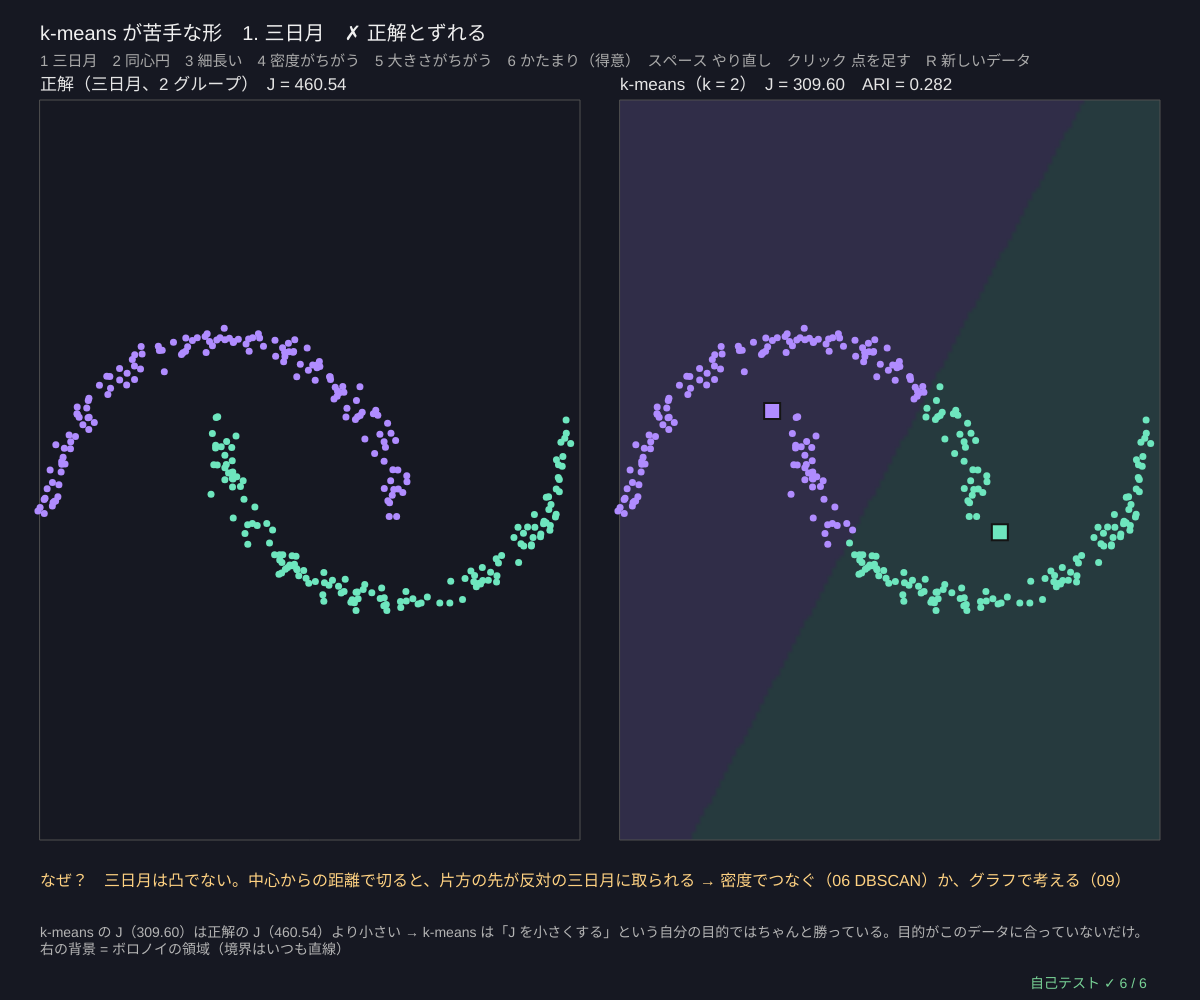
Frame 1 (no input)
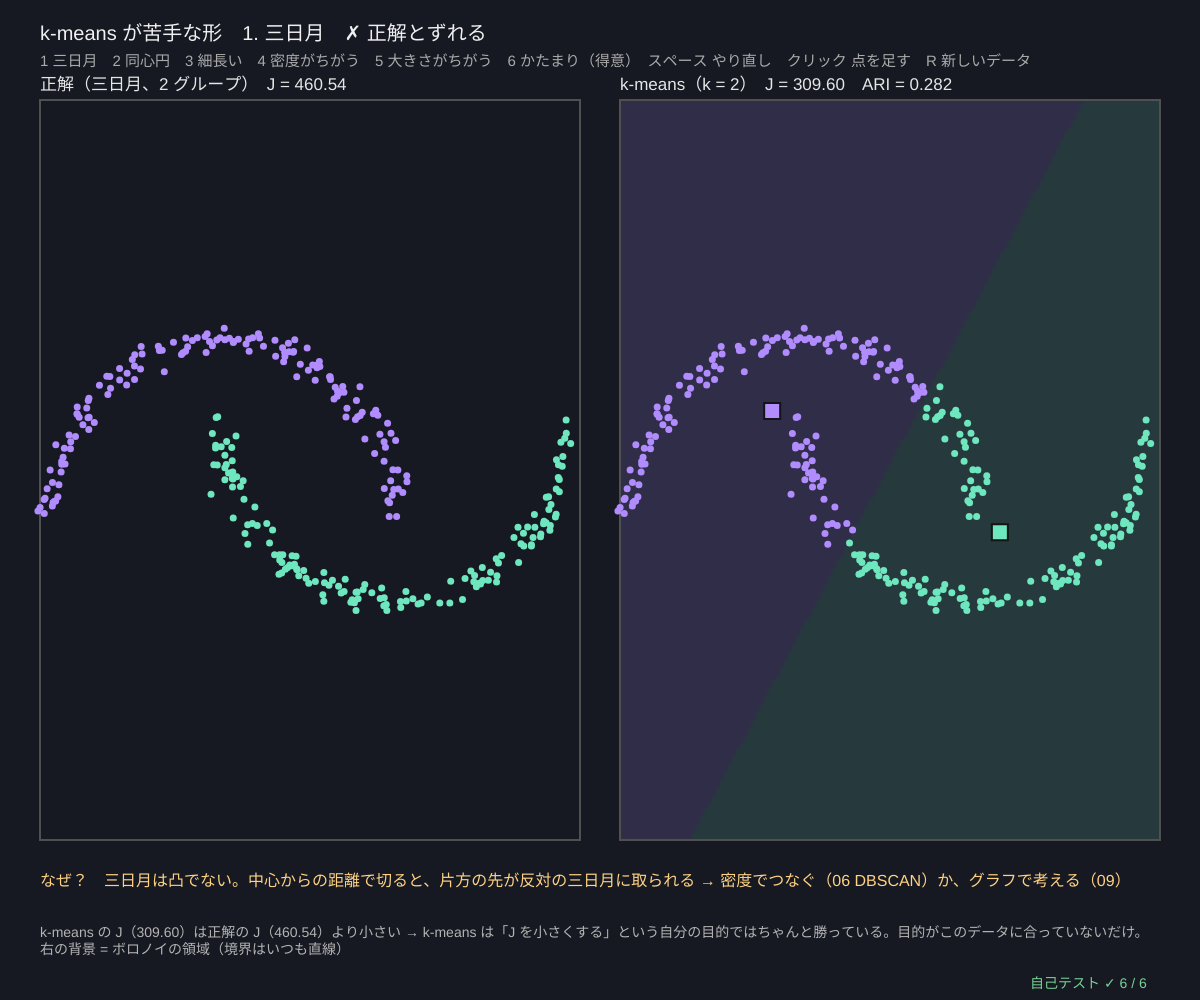
Frame 60 (no input)
Frame 120 (the mouse pressed at the canvas centre since frame 60): identical to frame 60, image omitted

The p5.js sketch that drew these frames (run headless with seeded random() and noise() and a simulated clock; from frame 60 on, the mouse is pressed at the canvas centre):

// p5.js sketch
// ── sketch.js
// ============================================
// 03 k-means が苦手な形 ─ k-means は「中心からの距離」だけで分ける → 仲間の形はいつも凸（ボロノイの領域）で、丸くて同じ大きさが前提
//   三日月・同心円・細長い・密度がちがう・大きさがちがう、の 5 つで k-means（k = 本当の数、k-means++ で 10 回の最良）を試す
//   左 = 正解、右 = k-means。調整ランド指数 ARI（1 = 完全に一致、0 = でたらめと同じ）で比べる（測り方は 10）
//   おもしろいところ：k-means の J は、正解の分け方の J より小さい！ k-means は「自分の目的」では正しく、目的がちがうだけ
// 1〜6 データ / スペース やり直し / クリック 点を足す / R 新しいデータ
// ============================================

const KINDS = ['moons', 'circles', 'aniso', 'density', 'sizes', 'blobs'];
const WHY = {
  moons: '三日月は凸でない。中心からの距離で切ると、片方の先が反対の三日月に取られる → 密度でつなぐ（06 DBSCAN）か、グラフで考える（09）',
  circles: '内の輪と外の輪は中心が同じ。中心からの距離では分けられない → 近い点どうしのつながり（04 単連結、06、09）',
  aniso: '細長いかたまりの端どうしは、となりのかたまりの中心のほうが近い → 共分散（楕円）を持つ混合ガウス分布（08）',
  density: '密度がちがうと、まばらな大きいかたまりの点が密なほうに取られやすい → 08 の混合ガウス分布や、密度を見る 06・07',
  sizes: '大きさ（点の広がり）がちがうと、境界がまん中に引かれて、大きいかたまりが削られる → 08 の混合ガウス分布',
  blobs: '丸くて同じくらいの大きさのかたまりは得意。これが k-means の前提'
};
const NPTS = 300;                      // ★ 点の数
let kindNo = 0, data, km, seedD = 31, seedK = 1, viewL, viewR, cellBuf = null, cellDirty = true;

function setup() { createCanvas(windowWidth, windowHeight); textWrap(CHAR); selfTest(); newData(); }
function newData() { data = makeDataset(KINDS[kindNo], NPTS, seedD); runKm(); }
function runKm() { seedRng(seedK); km = kmeansBest(data.pts, data.k, 10, true, 100); cellDirty = true; }
function truthJ(d) {                   // 正解の分け方で、その中心（平均）からの J
  let cs = Array.from({ length: d.k }, () => [0, 0]);
  return inertiaOf(d.pts, updateCenters(d.pts, d.truth, cs), d.truth);
}

function draw() {
  background(22, 24, 34);
  let w = (width - 120) / 2, h = height - 260;
  viewL = fitView(40, 100, w, h, 0, 0, 5.0); viewR = fitView(80 + w, 100, w, h, 0, 0, 5.0);
  if (cellDirty) drawCells();
  image(cellBuf, viewR.x, viewR.y, viewR.w, viewR.h);
  for (let v of [viewL, viewR]) { noFill(); stroke(80); rect(v.x, v.y, v.w, v.h); }
  drawPts(viewL, data.pts, data.truth, 7);
  drawPts(viewR, data.pts, km.labels, 7);
  km.centers.forEach((c, j) => { stroke(20); strokeWeight(2); fill(palC(j)); rect(gX(viewR, c[0]) - 8, gY(viewR, c[1]) - 8, 16, 16); });
  let ari = ariScore(km.labels, data.truth), jt = truthJ(data);
  noStroke(); fill(230); textSize(17); textAlign(LEFT, BASELINE);
  text('正解（' + DATA_JA[KINDS[kindNo]] + '、' + data.k + ' グループ）　J = ' + jt.toFixed(2), viewL.x, viewL.y - 10);
  text('k-means（k = ' + data.k + '）　J = ' + km.inertia.toFixed(2) + '　ARI = ' + ari.toFixed(3), viewR.x, viewR.y - 10);
  // ---- 文字
  fill(240); textSize(20);
  text('k-means が苦手な形　' + (kindNo + 1) + '. ' + DATA_JA[KINDS[kindNo]] + '　' + (ari > 0.95 ? '✓ うまく分かれた' : '✗ 正解とずれる'), 40, 40);
  fill(170); textSize(15); text('1 三日月　2 同心円　3 細長い　4 密度がちがう　5 大きさがちがう　6 かたまり（得意）　スペース やり直し　クリック 点を足す　R 新しいデータ', 40, 66);
  let y0 = viewL.y + viewL.h + 34;
  fill(255, 210, 130); textSize(16); text('なぜ？　' + WHY[KINDS[kindNo]], 40, y0, width - 80);
  fill(180); textSize(14);
  text((km.inertia < jt - 1e-9 ? 'k-means の J（' + km.inertia.toFixed(2) + '）は正解の J（' + jt.toFixed(2) + '）より小さい → k-means は「J を小さくする」という自分の目的ではちゃんと勝っている。目的がこのデータに合っていないだけ' : 'このデータでは k-means の J と正解の J がほぼ同じ → 目的とデータの形が合っている') + '。右の背景 = ボロノイの領域（境界はいつも直線）', 40, y0 + 52, width - 80);
  drawSelfTest(width - 170, height - 12);
}
function drawCells() {
  let w = Math.ceil(viewR.w / 4), h = Math.ceil(viewR.h / 4);
  if (!cellBuf || cellBuf.width !== w || cellBuf.height !== h) { cellBuf = createGraphics(w, h); cellBuf.pixelDensity(1); }
  cellBuf.loadPixels();
  for (let y = 0; y < h; y++) for (let x = 0; x < w; x++) {
    let p = [viewR.x0 + ((x + 0.5) / w) * (viewR.x1 - viewR.x0), viewR.y1 - ((y + 0.5) / h) * (viewR.y1 - viewR.y0)], c = PAL[nearestCenter(p, km.centers) % PAL.length], i = 4 * (x + w * y);
    cellBuf.pixels[i] = 22 + c[0] * 0.15; cellBuf.pixels[i + 1] = 24 + c[1] * 0.15; cellBuf.pixels[i + 2] = 34 + c[2] * 0.15; cellBuf.pixels[i + 3] = 255;
  }
  cellBuf.updatePixels(); cellDirty = false;
}

function mousePressed() {
  for (let v of [viewL, viewR]) if (v && inBox(v, mouseX, mouseY)) {
    let p = [invX(v, mouseX), invY(v, mouseY)]; data.pts.push(p);
    data.truth.push(data.truth[nearestCenter(p, data.pts.slice(0, -1).map((q) => q))] || 0); runKm();
  }
}
function keyPressed() {
  if (key.length === 1 && '123456'.includes(key)) { kindNo = +key - 1; newData(); }
  if (key === ' ') { seedK++; runKm(); }
  if (key === 'r' || key === 'R') { seedD++; newData(); }
  return false;
}

// ---- 自己テスト
function selfTest() {
  selfTestResults = [];
  let res = {};
  for (let kd of KINDS) { let d = makeDataset(kd, NPTS, 90); seedRng(4); let r = kmeansBest(d.pts, d.k, 10, true, 100); res[kd] = { d, r, ari: ariScore(r.labels, d.truth) }; }
  check('かたまり（丸い・同じ大きさ）では ARI ≥ 0.95：' + res.blobs.ari.toFixed(3), res.blobs.ari >= 0.95);
  check('三日月は ARI < 0.6（' + res.moons.ari.toFixed(3) + '）、同心円は ARI < 0.2（' + res.circles.ari.toFixed(3) + '）', res.moons.ari < 0.6 && res.circles.ari < 0.2);
  check('細長い・大きさがちがう でも失敗（ARI < 0.8）：' + res.aniso.ari.toFixed(3) + '、' + res.sizes.ari.toFixed(3), res.aniso.ari < 0.8 && res.sizes.ari < 0.8);
  check('三日月・同心円・細長いでは、k-means の J < 正解の分け方の J（k-means は自分の目的では勝っている）', ['moons', 'circles', 'aniso'].every((kd) => res[kd].r.inertia < truthJ(res[kd].d)));
  let sep = true;
  for (let kd of ['moons', 'aniso']) {
    let { d, r } = res[kd];
    for (let a = 0; a < d.k; a++) for (let b = a + 1; b < d.k; b++) {
      let ca = r.centers[a], cb = r.centers[b], nx = cb[0] - ca[0], ny = cb[1] - ca[1], mid = [(ca[0] + cb[0]) / 2, (ca[1] + cb[1]) / 2];
      d.pts.forEach((p, i) => { let s = (p[0] - mid[0]) * nx + (p[1] - mid[1]) * ny; if ((r.labels[i] === a && s > 1e-12) || (r.labels[i] === b && s < -1e-12)) sep = false; });
    }
  }
  check('k-means のどの 2 グループも、2 つの中心の垂直二等分線（直線）で分かれている', sep);
  check('ARI はどれも −1〜1 で NaN なし', KINDS.every((kd) => res[kd].ari >= -1 && res[kd].ari <= 1 && noNaN(res[kd].ari)));
  reportSelfTest();
}

// ---------- やってみよう ----------
// 1. 1〜5 を順に見て、k-means の右の図のどこがまちがっているか、なぜかを説明しよう
// 2. スペースで何回やり直しても、三日月は分かれない。初期化の問題ではなく「目的」の問題
// 3. 3（細長い）で、データの y を 5 倍に引きのばすと？（makeDataset の後で p[1] *= 5）。距離の測り方しだいで答えが変わる
// 4. 正解の J と k-means の J を比べよう。k-means の J のほうが小さいのはどのデータ？
// 5. この 5 つを、あとで DBSCAN（06）・混合ガウス分布（08）・スペクトラル（09）で解いてみよう

// ==================================================
// ここから下は「クラスタリングの道具」（中身は読まなくても OK。消さないでね）
// ==================================================
// ---- 共通：値をはさむ・クラスタの色・距離（点は [x, y] や [r, g, b] のような配列）
function clampv(v, a, b) { return v < a ? a : v > b ? b : v; }
const PAL = [[176, 140, 255], [110, 230, 190], [255, 190, 80], [110, 180, 255], [255, 120, 130], [200, 240, 110], [255, 150, 220], [90, 210, 220], [255, 150, 70], [190, 190, 255]];
function palC(k, a) {                  // クラスタ k の色（k < 0 = ノイズ = 灰色）
  let al = a === undefined ? 255 : a;
  if (k < 0) return color(120, 120, 135, al);
  let c = PAL[k % PAL.length]; return color(c[0], c[1], c[2], al);
}
function sqd(a, b) { let s = 0; for (let i = 0; i < a.length; i++) { let d = a[i] - b[i]; s += d * d; } return s; }   // 距離の 2 乗
function edist(a, b) { return Math.sqrt(sqd(a, b)); }                                                              // ユークリッド距離
function meanOf(arr) { if (!arr.length) return 0; let s = 0; for (let v of arr) s += v; return s / arr.length; }
// ---- 種つきの乱数（同じ種なら毎回同じ列）
let rngState = 1, gaussSpare = null;
function seedRng(s) { rngState = (s >>> 0) || 1; gaussSpare = null; }
function rnd() {                       // 0〜1 の一様乱数（mulberry32）
  rngState = (rngState + 0x6d2b79f5) >>> 0;
  let t = rngState;
  t = Math.imul(t ^ (t >>> 15), t | 1);
  t ^= t + Math.imul(t ^ (t >>> 7), t | 61);
  return ((t ^ (t >>> 14)) >>> 0) / 4294967296;
}
function rndInt(a, b) { return a + Math.floor(rnd() * (b - a + 1)); }
function gauss() {                     // 標準正規分布（ボックス-ミュラー法）
  if (gaussSpare !== null) { let g = gaussSpare; gaussSpare = null; return g; }
  let u = 1 - rnd(), v = rnd(), r = Math.sqrt(-2 * Math.log(u));
  gaussSpare = r * Math.sin(2 * Math.PI * v); return r * Math.cos(2 * Math.PI * v);
}
// ---- 合成データ（種つき）。どれも { pts, truth（正解のグループ番号）, k（正解のグループ数）} を返す
// blob = { n, c: [中心 x, y], sd: [長い向きの標準偏差, 短い向き], rot: 傾き（ラジアン）}
function makeBlobs(specs) {
  let pts = [], truth = [];
  specs.forEach((s, k) => {
    let cr = Math.cos(s.rot || 0), sr = Math.sin(s.rot || 0);
    for (let i = 0; i < s.n; i++) { let a = gauss() * s.sd[0], b = gauss() * s.sd[1]; pts.push([s.c[0] + cr * a - sr * b, s.c[1] + sr * a + cr * b]); truth.push(k); }
  });
  return { pts, truth, k: specs.length };
}
function makeMoons(n, noise) {         // 2 つの三日月（かみ合った半円）
  let pts = [], truth = [];
  for (let i = 0; i < n; i++) {
    let k = i % 2, t = rnd() * Math.PI, x = k ? 1 - Math.cos(t) : Math.cos(t), y = k ? 0.5 - Math.sin(t) : Math.sin(t);
    pts.push([(x - 0.5) * 1.6 + gauss() * noise, (y - 0.25) * 1.6 + gauss() * noise]); truth.push(k);
  }
  return { pts, truth, k: 2 };
}
function makeCircles(n, noise, inner) { // 同心円（外の輪と内の輪。点の数は輪の長さに比例）
  let pts = [], truth = [], nOut = Math.round((n * 1.3) / (1.3 + inner));
  for (let i = 0; i < n; i++) { let k = i < nOut ? 0 : 1, t = rnd() * 2 * Math.PI, r = k ? inner : 1.3; pts.push([r * Math.cos(t) + gauss() * noise, r * Math.sin(t) + gauss() * noise]); truth.push(k); }
  return { pts, truth, k: 2 };
}
const DATA_JA = { blobs: 'かたまり', moons: '三日月', circles: '同心円', aniso: '細長い', density: '密度がちがう', sizes: '大きさがちがう', noise: 'かたまり + 外れ値', chain: '鎖でつながる' };
function makeDataset(kind, n, seed) {
  seedRng(seed);
  if (kind === 'moons') return makeMoons(n, 0.07);
  if (kind === 'circles') return makeCircles(n, 0.05, 0.55);
  if (kind === 'aniso') { let m = Math.floor(n / 3); return makeBlobs([{ n: m, c: [-0.6, 0.9], sd: [0.9, 0.1], rot: 0.5 }, { n: m, c: [0, 0], sd: [0.9, 0.1], rot: 0.5 }, { n: n - 2 * m, c: [0.6, -0.9], sd: [0.9, 0.1], rot: 0.5 }]); }
  if (kind === 'density') { let m = Math.floor(n * 0.45); return makeBlobs([{ n: m, c: [-0.9, 0.3], sd: [0.12, 0.12] }, { n: m, c: [-0.3, 0.3], sd: [0.12, 0.12] }, { n: n - 2 * m, c: [0.9, -0.2], sd: [0.65, 0.65] }]); }
  if (kind === 'sizes') { let m = Math.floor(n * 0.12); return makeBlobs([{ n: n - 2 * m, c: [-0.5, 0], sd: [0.6, 0.6] }, { n: m, c: [0.85, 0.75], sd: [0.1, 0.1] }, { n: m, c: [0.85, -0.75], sd: [0.1, 0.1] }]); }
  if (kind === 'chain') {
    let m = Math.floor(n * 0.4), d = makeBlobs([{ n: m, c: [-1.2, 0], sd: [0.25, 0.25] }, { n: m, c: [1.2, 0], sd: [0.25, 0.25] }]), rest = n - 2 * m;
    for (let i = 0; i < rest; i++) { d.pts.push([-0.8 + (1.6 * (i + 0.5)) / rest, 0.04 * gauss()]); d.truth.push(i < rest / 2 ? 0 : 1); }
    return d;
  }
  let m = Math.floor(n / 3), d = makeBlobs([{ n: m, c: [-1, 0.7], sd: [0.25, 0.25] }, { n: m, c: [1, 0.6], sd: [0.3, 0.22], rot: 0.4 }, { n: n - 2 * m, c: [0, -0.9], sd: [0.28, 0.28] }]);
  if (kind === 'noise') { let q = Math.floor(n * 0.08); for (let i = 0; i < q; i++) { d.pts.push([-2 + 4 * rnd(), -1.8 + 3.6 * rnd()]); d.truth.push(-1); } }
  return d;
}
// ---- k-means（ロイドのアルゴリズム）。目的関数 = 慣性 = Σ |x_i − 中心|²
function nearestCenter(p, centers) { let best = 0, bd = Infinity; for (let j = 0; j < centers.length; j++) { let d = sqd(p, centers[j]); if (d < bd) { bd = d; best = j; } } return best; }
function assignLabels(pts, centers) { return pts.map((p) => nearestCenter(p, centers)); }        // ① 割り当て
function inertiaOf(pts, centers, labels) { let s = 0; for (let i = 0; i < pts.length; i++) s += sqd(pts[i], centers[labels[i]]); return s; }
function updateCenters(pts, labels, centers) {                                                     // ② 更新（仲間の平均。仲間 0 なら動かさない）
  let k = centers.length, dim = centers[0].length, sum = centers.map(() => new Array(dim).fill(0)), cnt = new Array(k).fill(0);
  for (let i = 0; i < pts.length; i++) { let l = labels[i]; cnt[l]++; for (let d = 0; d < dim; d++) sum[l][d] += pts[i][d]; }
  return sum.map((s, j) => (cnt[j] ? s.map((v) => v / cnt[j]) : centers[j].slice()));
}
function initRandomCenters(pts, k) {   // ランダムに k 点えらぶ（重ならないように）
  if (!pts.length) return Array.from({ length: k }, () => [0, 0]);
  let idx = pts.map((_, i) => i), out = [];
  for (let j = 0; j < Math.min(k, pts.length); j++) { let r = j + Math.floor(rnd() * (idx.length - j)); [idx[j], idx[r]] = [idx[r], idx[j]]; out.push(pts[idx[j]].slice()); }
  while (out.length < k) out.push(pts[0].slice());
  return out;
}
function initPlusPlus(pts, k) {        // k-means++：今ある中心から遠い点ほど（距離² に比例して）えらばれやすい
  if (!pts.length) return Array.from({ length: k }, () => [0, 0]);
  let out = [pts[Math.floor(rnd() * pts.length)].slice()], d2 = pts.map((p) => sqd(p, out[0]));
  while (out.length < k) {
    let tot = 0; for (let v of d2) tot += v;
    let r = rnd() * tot, pick = pts.length - 1;
    if (tot > 0) { for (let i = 0; i < pts.length; i++) { r -= d2[i]; if (r <= 0) { pick = i; break; } } } else pick = Math.floor(rnd() * pts.length);
    out.push(pts[pick].slice());
    for (let i = 0; i < pts.length; i++) d2[i] = Math.min(d2[i], sqd(pts[i], pts[pick]));
  }
  return out;
}
// 最後まで回す。hist = 半ステップ（割り当て・更新）ごとの慣性
function lloyd(pts, centers0, maxIter) {
  let centers = centers0.map((c) => c.slice()), labels = assignLabels(pts, centers), hist = [inertiaOf(pts, centers, labels)], iters = 0;
  for (let it = 0; it < (maxIter || 100); it++) {
    let nc = updateCenters(pts, labels, centers); hist.push(inertiaOf(pts, nc, labels));
    let nl = assignLabels(pts, nc); hist.push(inertiaOf(pts, nc, nl));
    centers = nc; iters++;
    let same = nl.every((v, i) => v === labels[i]); labels = nl;
    if (same) break;
  }
  return { centers, labels, inertia: hist[hist.length - 1], hist, iters };
}
function kmeansBest(pts, k, restarts, usePP, maxIter) {   // restarts 回やり直して慣性がいちばん小さいものを選ぶ
  let best = null, all = [];
  for (let r = 0; r < restarts; r++) { let res = lloyd(pts, usePP ? initPlusPlus(pts, k) : initRandomCenters(pts, k), maxIter); all.push(res.inertia); if (!best || res.inertia < best.inertia) best = res; }
  best.all = all; return best;
}
// ---- 正解との一致：分割表、純度、調整ランド指数（ARI）、正規化相互情報量（NMI）。ラベル −1（ノイズ）も 1 つのグループとして数える
function contingency(a, b) {
  let ra = [...new Set(a)].sort((x, y) => x - y), cb = [...new Set(b)].sort((x, y) => x - y), ia = new Map(ra.map((v, i) => [v, i])), ib = new Map(cb.map((v, i) => [v, i]));
  let M = ra.map(() => new Array(cb.length).fill(0));
  for (let i = 0; i < a.length; i++) M[ia.get(a[i])][ib.get(b[i])]++;
  return { M, ra, cb };
}
function comb2(x) { return (x * (x - 1)) / 2; }
function ariScore(a, b) {
  let { M } = contingency(a, b), n = a.length, sij = 0, sa = 0, sb = 0, colS = new Array(M[0].length).fill(0);
  for (let r of M) { let rs = 0; r.forEach((v, j) => { sij += comb2(v); rs += v; colS[j] += v; }); sa += comb2(rs); }
  for (let v of colS) sb += comb2(v);
  let expv = (sa * sb) / Math.max(1, comb2(n)), maxv = (sa + sb) / 2;
  return maxv - expv === 0 ? 1 : (sij - expv) / (maxv - expv);
}
function nmiScore(a, b) {              // NMI = 2·I(A; B) / (H(A) + H(B))
  let { M } = contingency(a, b), n = a.length, rs = M.map((r) => r.reduce((s, v) => s + v, 0)), cs = M[0].map((_, j) => M.reduce((s, r) => s + r[j], 0));
  let H = (arr) => -arr.reduce((s, v) => s + (v > 0 ? (v / n) * Math.log(v / n) : 0), 0), mi = 0;
  M.forEach((r, i) => r.forEach((v, j) => { if (v > 0) mi += (v / n) * Math.log((n * v) / (rs[i] * cs[j])); }));
  let hs = H(rs) + H(cs); return hs === 0 ? 1 : clampv((2 * mi) / hs, 0, 1);
}
function purityScore(pred, truth) { let { M } = contingency(pred, truth); return M.reduce((s, r) => s + Math.max(...r), 0) / pred.length; }
// ---- グラフと図の道具：g = { x, y, w, h, x0, x1, y0, y1 }（画面の四角とデータの範囲）
function gX(g, v) { return g.x + clampv((v - g.x0) / (g.x1 - g.x0), -0.02, 1.02) * g.w; }
function gY(g, v) { return g.y + g.h - clampv((v - g.y0) / (g.y1 - g.y0), -0.02, 1.02) * g.h; }
function invX(g, px) { return g.x0 + ((px - g.x) / g.w) * (g.x1 - g.x0); }
function invY(g, py) { return g.y0 + ((g.y + g.h - py) / g.h) * (g.y1 - g.y0); }
function inBox(g, px, py) { return px >= g.x && px <= g.x + g.w && py >= g.y && py <= g.y + g.h; }
function fitView(x, y, w, h, cx, cy, span) {   // 縦横の縮尺をそろえる（span = 短い辺に入るデータの幅）
  let s = Math.min(w, h) / span; return { x, y, w, h, x0: cx - w / 2 / s, x1: cx + w / 2 / s, y0: cy - h / 2 / s, y1: cy + h / 2 / s };
}
function plotAxes(g, xl, yl, xt, yt) {
  stroke(95); strokeWeight(1); noFill(); rect(g.x, g.y, g.w, g.h);
  noStroke(); fill(165); textSize(12); textAlign(CENTER, TOP);
  for (let v of xt) text(+v.toPrecision(3), gX(g, v), g.y + g.h + 4);
  textAlign(RIGHT, CENTER);
  for (let v of yt) text(+v.toPrecision(3), g.x - 5, gY(g, v));
  textAlign(LEFT, BASELINE); fill(205); textSize(13);
  text(xl, g.x + g.w - textWidth(xl), g.y + g.h + 30); text(yl, g.x, g.y - 8);
}
function polyline(pts) {               // 点が 2 つ以上あるときだけ折れ線を描く
  if (pts.length < 2) return;
  noFill(); beginShape(); for (let p of pts) vertex(p[0], p[1]); endShape();
}
function drawPts(g, pts, labels, r, al) {   // クラスタの色で点を描く（labels がなければ白）
  noStroke();
  for (let i = 0; i < pts.length; i++) { fill(labels ? palC(labels[i], al) : color(230, 230, 240, al === undefined ? 255 : al)); circle(gX(g, pts[i][0]), gY(g, pts[i][1]), r); }
}
// ---- 自己テストの道具
let selfTestResults = [];
function check(name, cond) { selfTestResults.push({ name, ok: !!cond }); }
function near(a, b, tol) { return a !== null && a !== undefined && isFinite(a) && Math.abs(a - b) <= (tol === undefined ? 1e-9 : tol); }
function noNaN(v) { return Array.isArray(v) ? v.every(noNaN) : !(typeof v === 'number' && v !== v); }
function reportSelfTest() { for (let r of selfTestResults) (r.ok ? console.log : console.error)((r.ok ? '✓ ' : '✗ ') + r.name); }
function selfTestLine() { let n = selfTestResults.filter((r) => r.ok).length; return '自己テスト ' + (n === selfTestResults.length ? '✓ ' : '✗ ') + n + ' / ' + selfTestResults.length; }
function drawSelfTest(x, y) { noStroke(); fill(selfTestResults.every((r) => r.ok) ? color(120, 210, 150) : color(255, 90, 90)); textSize(14); textAlign(LEFT, BASELINE); text(selfTestLine(), x, y); }
